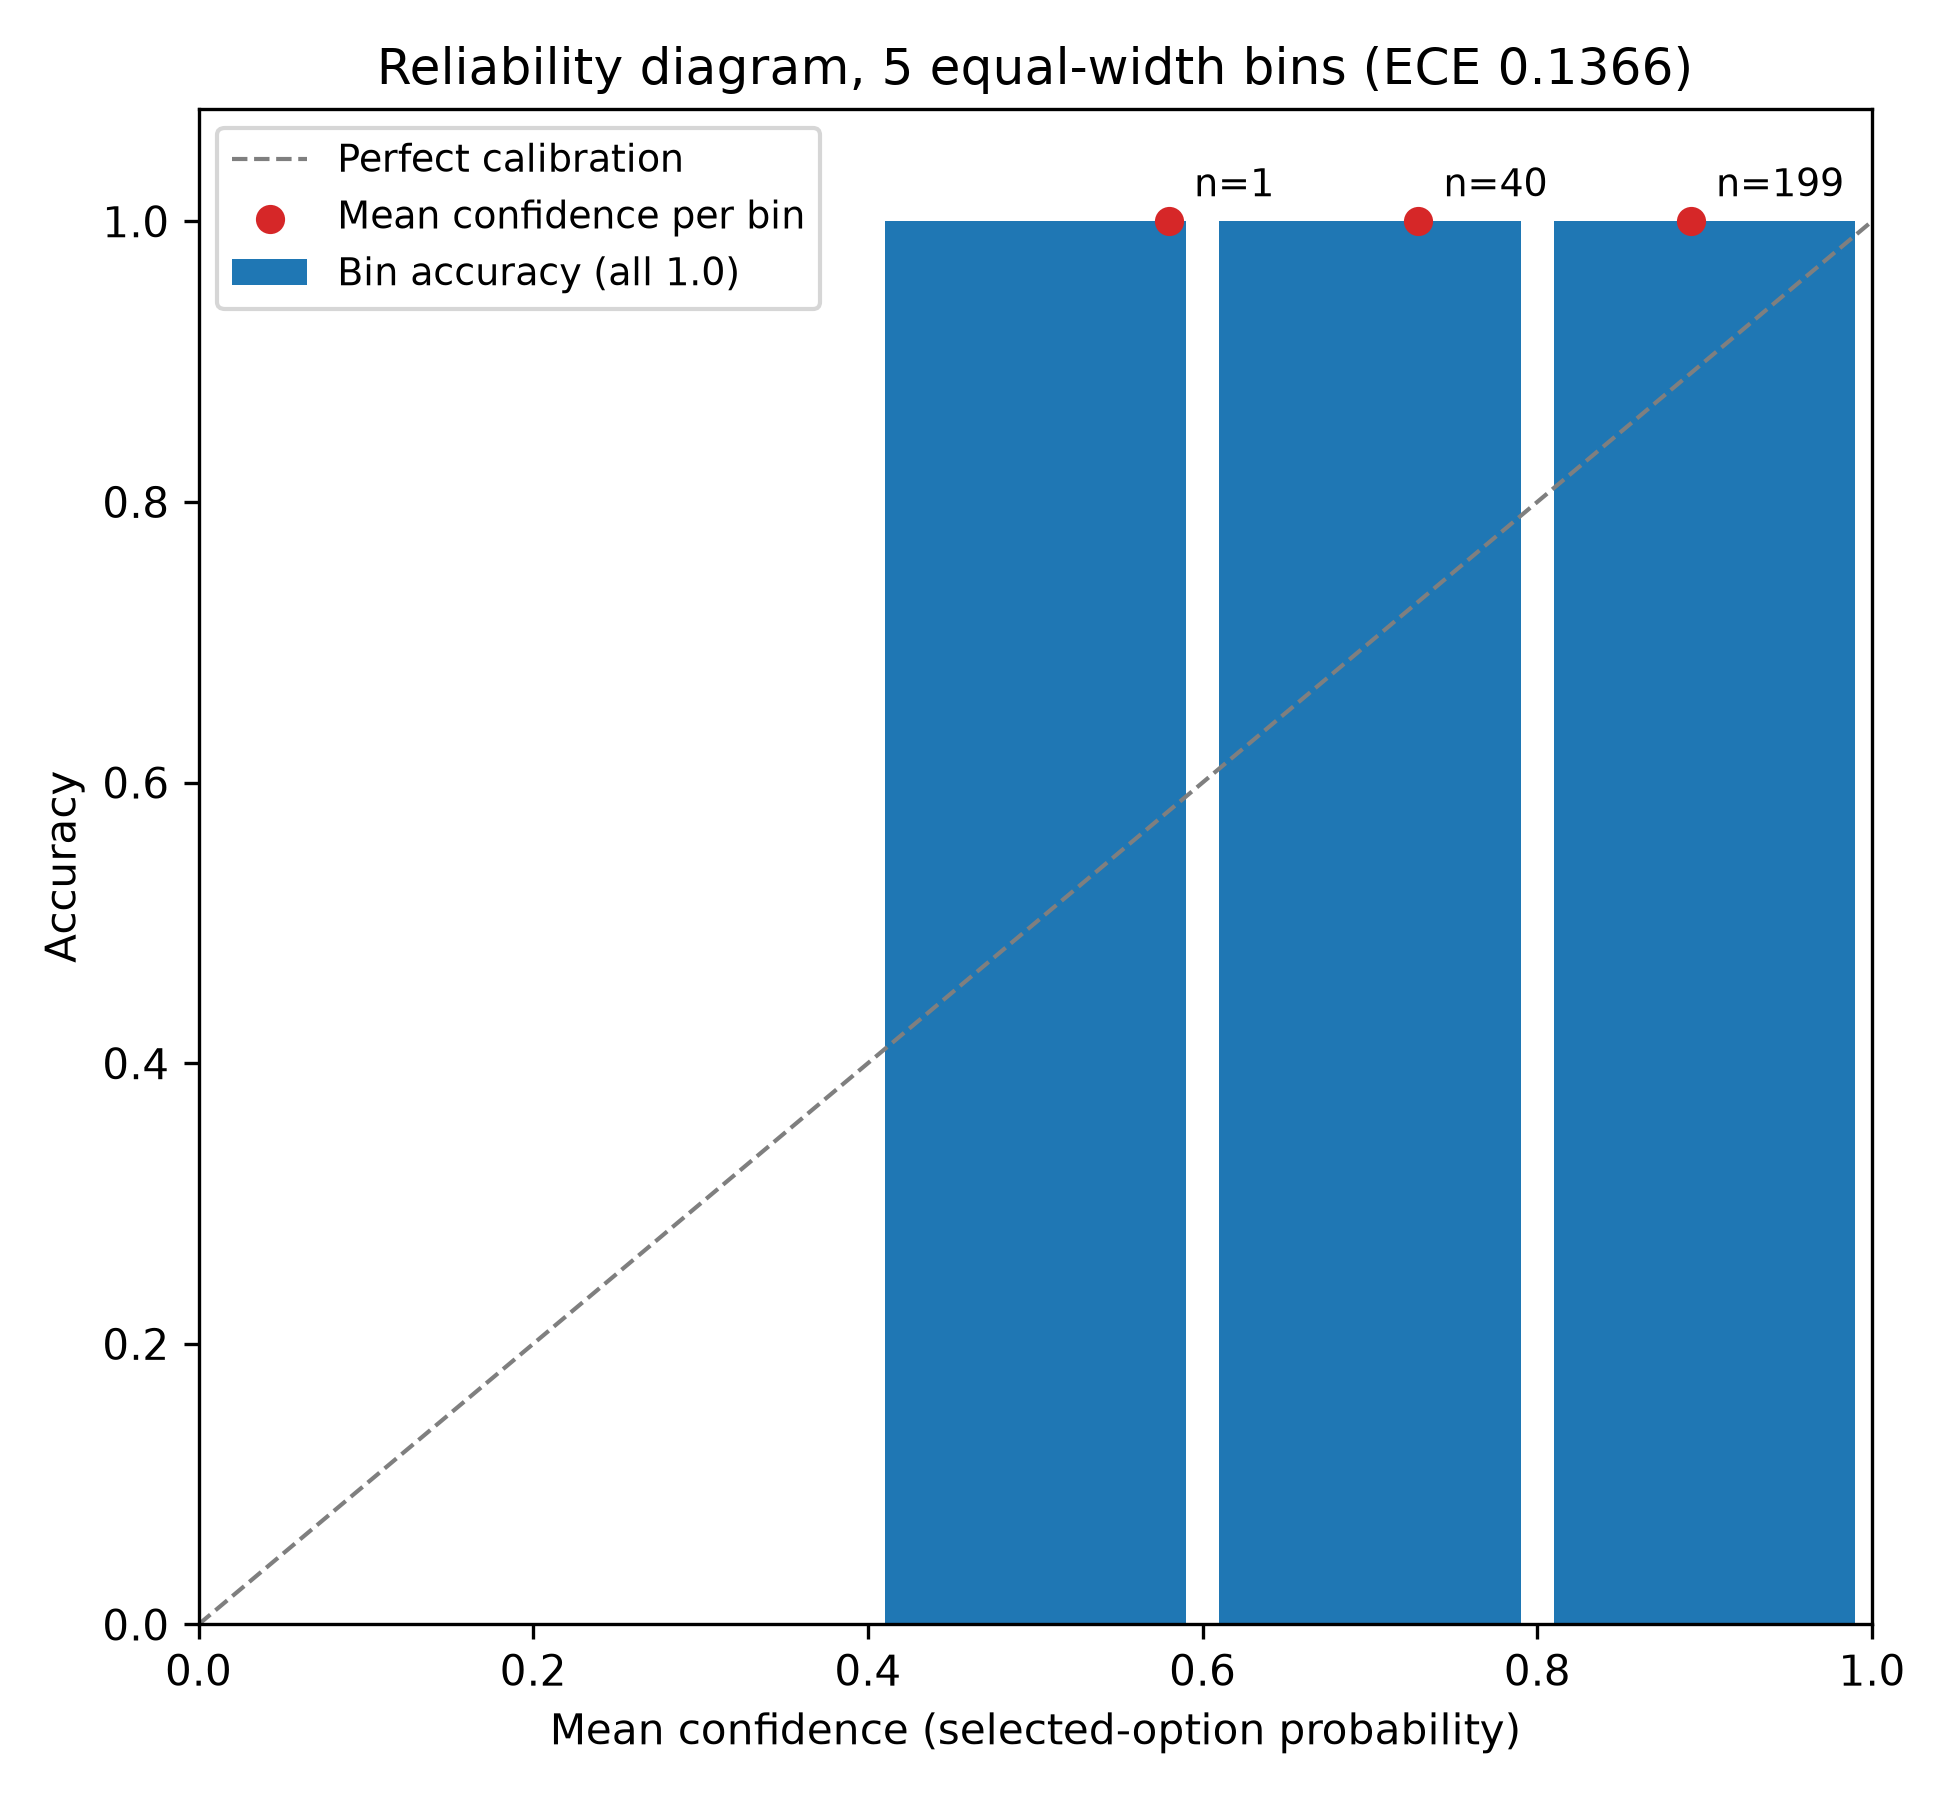

Source code (Python):
# SPDX-License-Identifier: Apache-2.0
# Calibration reliability plot for the ECE bins, v2.0.0 discrimination
# phase. Recomputes the 5 equal-width bins on the selected-option
# probability exactly as experiments/judge-enumeration-v2/analyze_v2.py
# does (Fraction arithmetic), from the raw v2 run records plus the
# committed oracle. Render with:
#     uv run --with matplotlib python figures/fig2-calibration.py

import pathlib
import sys
from fractions import Fraction

import matplotlib

matplotlib.use("Agg")
import matplotlib.pyplot as plt

REPO = pathlib.Path(__file__).resolve().parents[1]
sys.path.insert(0, str(REPO / "experiments" / "judge-enumeration-v2"))
import analyze_v2 as a  # noqa: E402

BIN_COLOR = "#1f77b4"
DIAGONAL_COLOR = "#7f7f7f"


def main():
    oracle, problems, calls = a.load_inputs()
    records = [a.per_call_record(oracle, c) for c in calls]

    bins = [[] for _ in range(5)]
    for r in records:
        bins[min(4, int(r["selected_prob"] * 5))].append(r)
    centers, confs, accs, counts = [], [], [], []
    for i, b in enumerate(bins):
        lo, hi = i / 5, (i + 1) / 5
        if not b:
            continue
        conf = sum((r["selected_prob"] for r in b), Fraction(0)) / len(b)
        acc = Fraction(sum(1 for r in b if r["agreement"]), len(b))
        centers.append((lo + hi) / 2)
        confs.append(float(conf))
        accs.append(float(acc))
        counts.append(len(b))

    fig, ax = plt.subplots(figsize=(6.5, 6))
    ax.plot([0, 1], [0, 1], color=DIAGONAL_COLOR, linestyle="--",
            linewidth=1, label="Perfect calibration")
    ax.bar(centers, accs, width=0.18, color=BIN_COLOR,
           label="Bin accuracy (all 1.0)")
    ax.scatter(confs, accs, color="#d62728", zorder=3,
               label="Mean confidence per bin")
    for cx, cy, n in zip(confs, accs, counts):
        ax.annotate(f"n={n}", (cx, cy), textcoords="offset points",
                    xytext=(6, 6), fontsize=9)
    ax.set_xlim(0, 1)
    ax.set_ylim(0, 1.08)
    ax.set_xlabel("Mean confidence (selected-option probability)")
    ax.set_ylabel("Accuracy")
    ax.set_title("Reliability diagram, 5 equal-width bins (ECE 0.1366)")
    ax.legend(loc="upper left", fontsize=9)
    fig.tight_layout()
    out = pathlib.Path(__file__).resolve().parent / "fig2-calibration.png"
    fig.savefig(out, dpi=300)
    print(f"wrote {out}")


if __name__ == "__main__":
    main()
